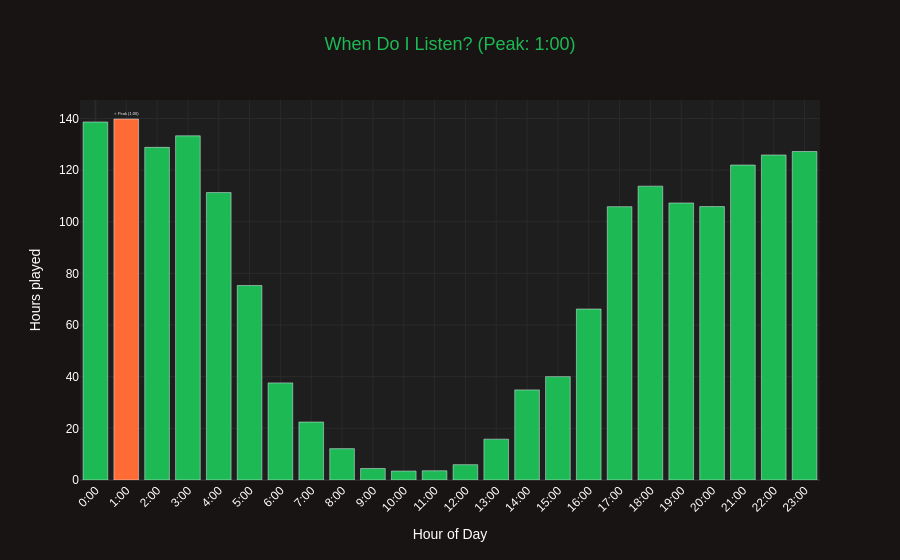

Write notebook code for a chart like this one.
### Code cell
# ── Hour-of-day bar chart ──
hourly = df.groupby('hour')['hours_played'].sum().reset_index()
hourly.columns = ['hour', 'hours']

peak_hour = hourly.loc[hourly['hours'].idxmax(), 'hour']

hourly['color'] = hourly['hour'].apply(
    lambda h: '#ff6b35' if h == peak_hour else SPOTIFY_GREEN
)

fig = go.Figure(go.Bar(
    x=hourly['hour'],
    y=hourly['hours'],
    marker_color=hourly['color'],
    text=hourly['hour'].apply(
        lambda h: f'⭐ Peak ({h}:00)' if h == peak_hour else ''
    ),
    textposition='outside',
))

# 1️⃣ Apply template first
fig.update_layout(**PLOTLY_TEMPLATE['layout'])

# 2️⃣ Then customize (no conflicts)
fig.update_layout(
    title=dict(text=f'When Do I Listen? (Peak: {peak_hour}:00)', x=0.5),
    xaxis_title='Hour of Day',
    yaxis_title='Hours played',
    xaxis=dict(
        tickvals=list(range(24)),
        ticktext=[f'{h}:00' for h in range(24)],
        tickangle=-45,
        gridcolor='#2a2a2a'
    ),
    yaxis=dict(gridcolor='#2a2a2a'),
    height=400
)

fig.show()

### Figure 1 — Plotly figure (JSON) as saved in the notebook; plotly's stock layout.template omitted (floating-point values rounded to 4 significant figures)
{"data": [{"marker": {"color": ["#1DB954", "#ff6b35", "#1DB954", "#1DB954", "#1DB954", "#1DB954", "#1DB954", "#1DB954", "#1DB954", "#1DB954", "#1DB954", "#1DB954", "#1DB954", "#1DB954", "#1DB954", "#1DB954", "#1DB954", "#1DB954", "#1DB954", "#1DB954", "#1DB954", "#1DB954", "#1DB954", "#1DB954"]}, "text": ["", "⭐ Peak (1:00)", "", "", "", "", "", "", "", "", "", "", "", "", "", "", "", "", "", "", "", "", "", ""], "textposition": "outside", "type": "bar", "x": [0, 1, 2, 3, 4, 5, 6, 7, 8, 9, 10, 11, 12, 13, 14, 15, 16, 17, 18, 19, 20, 21, 22, 23], "y": [138.6, 139.8, 128.8, 133.3, 111.3, 75.31, 37.6, 22.44, 12.14, 4.462, 3.465, 3.58, 5.931, 15.81, 34.89, 40.02, 66.2, 105.8, 113.8, 107.3, 105.9, 121.9, 125.8, 127.2]}], "layout": {"autosize": true, "font": {"color": "#FFFFFF", "family": "Arial"}, "paper_bgcolor": "#191414", "plot_bgcolor": "#1e1e1e", "title": {"font": {"color": "#1DB954", "size": 18}, "text": "When Do I Listen? (Peak: 1:00)", "x": 0.5}, "xaxis": {"autorange": true, "gridcolor": "#2a2a2a", "range": [-0.5, 23.5], "tickangle": -45, "ticktext": ["0:00", "1:00", "2:00", "3:00", "4:00", "5:00", "6:00", "7:00", "8:00", "9:00", "10:00", "11:00", "12:00", "13:00", "14:00", "15:00", "16:00", "17:00", "18:00", "19:00", "20:00", "21:00", "22:00", "23:00"], "tickvals": [0, 1, 2, 3, 4, 5, 6, 7, 8, 9, 10, 11, 12, 13, 14, 15, 16, 17, 18, 19, 20, 21, 22, 23], "title": {"text": "Hour of Day"}, "type": "linear", "zerolinecolor": "#2a2a2a"}, "yaxis": {"autorange": true, "gridcolor": "#2a2a2a", "range": [0, 147.1], "title": {"text": "Hours played"}, "type": "linear", "zerolinecolor": "#2a2a2a"}}}
